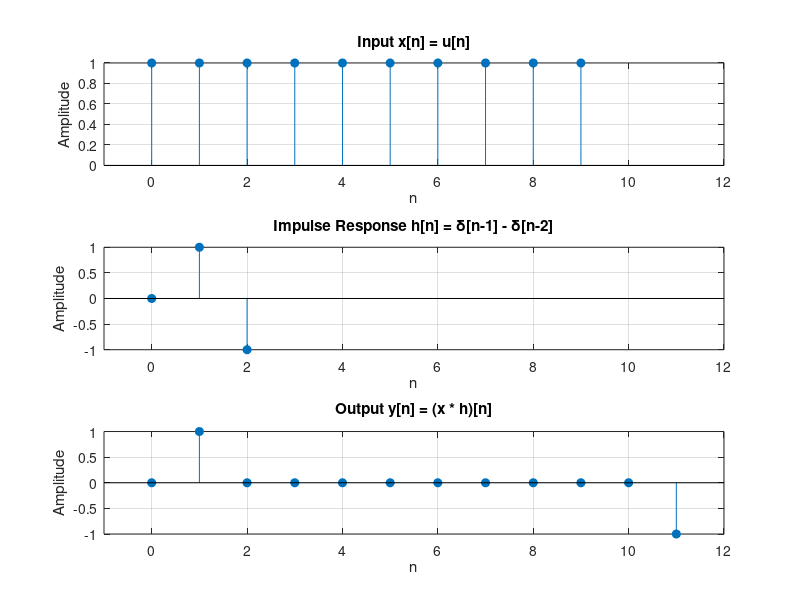

Write MATLAB code to recreate this figure.
% --- Part (b): Simulate Step Response using conv ---

clear; clc; close all;

% Define the impulse response h[n] = delta[n-1] - delta[n-2]
% Index: n=0  n=1  n=2
h = [0,   1,  -1];

% Define the unit step input x[n] = u[n] for n=0 to 9
N_x = 10; % Length of input signal
n_x = 0:(N_x-1);
x = ones(1, N_x); % u[n] = 1 for n>=0

% Compute the convolution using the conv function
y = conv(x, h);

% Determine the time index vector for the output y[n]
% The output starts at n = (start index of x) + (start index of h) = 0 + 0 = 0
N_y = length(y); % Length of output is length(x)+length(h)-1
n_y = 0:(N_y-1);

% Plot the input, impulse response, and output
figure('Name', 'Step Response Simulation');

subplot(3, 1, 1);
stem(n_x, x, 'filled');
title('Input x[n] = u[n]');
xlabel('n');
ylabel('Amplitude');
xlim([-1, N_y]); % Adjust x-axis for comparison
grid on;

subplot(3, 1, 2);
stem(0:(length(h)-1), h, 'filled'); % Plot h starting at n=0
title('Impulse Response h[n] = \delta[n-1] - \delta[n-2]');
xlabel('n');
ylabel('Amplitude');
xlim([-1, N_y]);
grid on;

subplot(3, 1, 3);
stem(n_y, y, 'filled');
title('Output y[n] = (x * h)[n]');
xlabel('n');
ylabel('Amplitude');
xlim([-1, N_y]);
grid on;

% Display the numerical output vector y
disp('Output vector y[n]:');
disp(y);